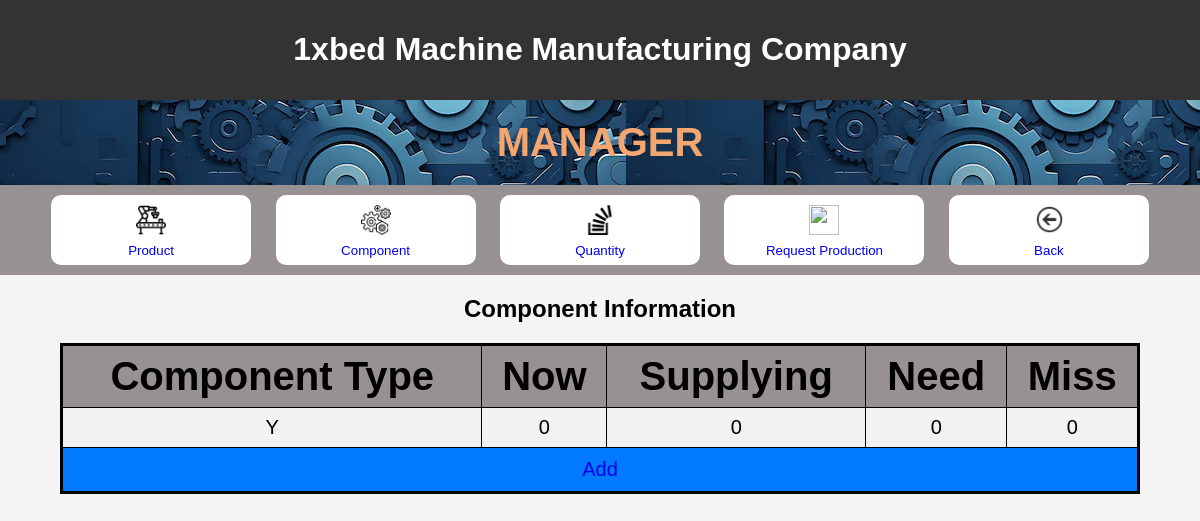
The page /manager/quantity on the database as committed earlier.
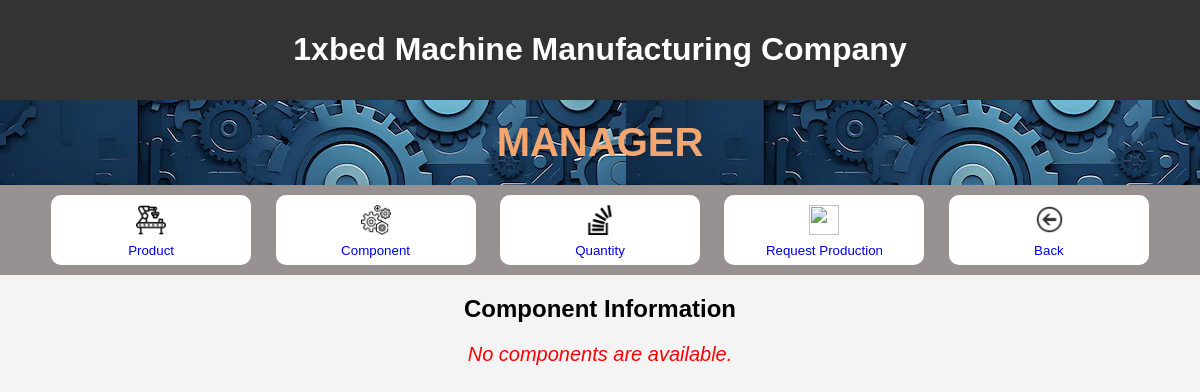
The same page on the database as committed later.
### myproject/models.py (models this page shows, shortened)
class ComponentQuantity(models.Model):
    component_type = models.CharField(max_length=100)
    now = models.IntegerField()
    supplying = models.IntegerField()
    need = models.IntegerField()
    miss = models.IntegerField()

### myproject/views.py (the view)
# urls.py: path("manager/quantity", views.Quantity_.main, name="manager/quantity"),
    def main(request):
        list_quantity = ComponentQuantity.objects.all()
        return render(request, "myproject/quantity/main.html", {'list_quantity': list_quantity})

### myproject/templates/myproject/quantity/main.html (shortened to what this page needs)
<!DOCTYPE html>
<html lang="en">
<head>
    {% load static %}
    <link rel="stylesheet" href="{% static 'css/welcomepage.css' %}">
</head>
<body>
    <header>
        <h1>
            1xbed Machine Manufacturing Company
        </h1>
    </header>
    <div id = headerweb>
        <h1 id = welcome>
        MANAGER
        </h1>
    </div>
    <div id = link>
        <div>
    <button id = choice ><a
    href="product">
        <img id =icon src="{% static 'img/product.png' %}"
        width="50"
        height="50" >
        <br>
        Product
    </a></button>
    <button id = choice><a
        href="component">
            <img id =icon src="{% static 'img/component.png' %}"
            width="50"
            height="50" >
            <br>
            Component
    </a></button>
    <button id = choice><a
        href="quantity">
            <img id =icon src="{% static 'img/quantity.png' %}"
            width="50"  >
            <br>
            Quantity
    </a></button>
    <button id = choice><a
        href="request_production">
            <img id =icon src="{% static 'img/checker.png' %}"
            width="50"
            height="50" >
            <br>
            Request Production
    </a></button>
    <button id = choice>
        <a
        href="{% url 'homepage' %}">
        <img id =icon src="{% static 'img/back.png' %}"
        width="50"
        height="50">
        <br>
        Back
    </a> </button>
    </div>
</div>
    <h2 > Component Information </h2>
{% if list_quantity %}
    <table border="1">
        <tr>
            <th>Component Type</th>
            <th>Now</th>
            <th>Supplying</th>
            <th>Need</th>
            <th>Miss</th>
        </tr>
    {% for component in list_quantity %}
        <tr>
            <td>{{ component.component_type }}</td>
            <td>{{ component.now }}</td>
            <td>{{ component.supplying }}</td>
            <td>{{ component.need }}</td>
            <td>{{ component.miss }}</td>
    {% endfor %}
    <tr>
        <td id = add colspan="5">
            <a href="quantity/add" id="add" class="button">Add</a>
        </td>
    </tr>
    </table>
{% else %}
<p id = note>No components are available.</p>
{% endif %}
</body>
</html>

Rows that differ between the two databases and show on the page:
removed ComponentQuantity: component_type "Y", now "0", supplying "0", need "0", miss "0"
Other text that changed with them:
text no longer shown: "Component Type Now Supplying Need Miss Add"
text now shown: "No components are available."
